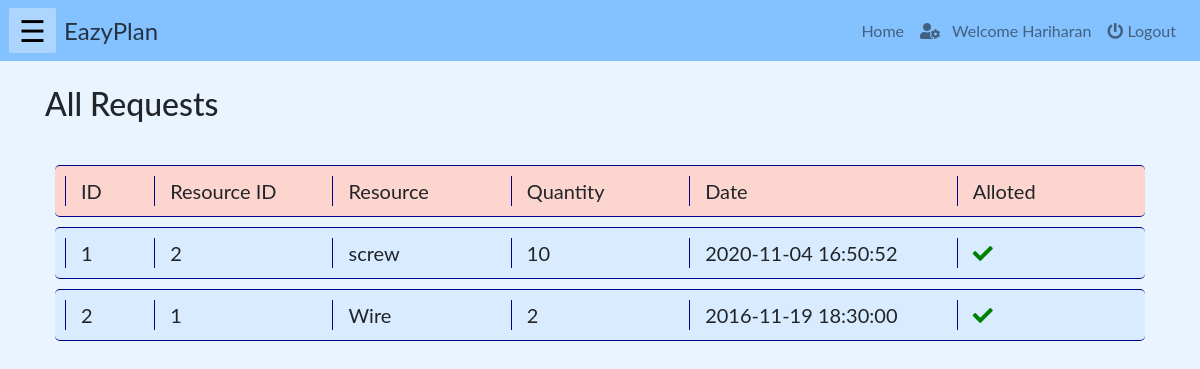
Before: /php/workerresourcereq.php (signed in) with the older database file.
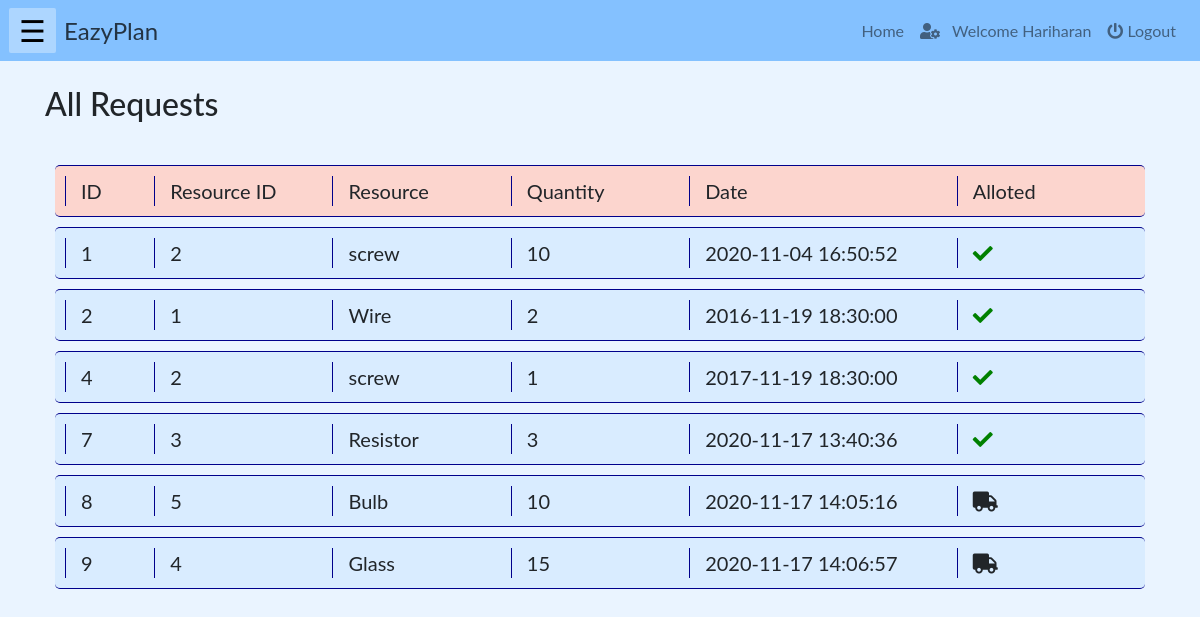
After: the same page with the newer database file.
### tables this page shows
CREATE TABLE `resourcerq` (
  `workerID` int(10) NOT NULL,
  `resourceID` int(10) NOT NULL,
  `rqQTY` int(10) NOT NULL,
  `dateRq` timestamp NOT NULL DEFAULT current_timestamp(),
  `dateAlot` timestamp NOT NULL DEFAULT current_timestamp(),
  `alot` tinyint(1) NOT NULL,
  `ReqId` int(11) NOT NULL
);

CREATE TABLE `resource` (
  `id` int(10) NOT NULL,
  `name` varchar(200) NOT NULL,
  `quantity` int(100) NOT NULL,
  `unit` varchar(50) NOT NULL,
  `cost` int(100) NOT NULL
);

### php/workerresourcereq.php (the view, shortened to what this page needs)
<!DOCTYPE html>
<html lang="en">
    <?php
        include("../php/headLinks.php");
        if(isset($_SESSION["name"]) && ( $_SESSION["role"]=='worker')){
    ?>
    <body>
        <?php
            include("../php/navbar.php");
        ?>
        <div class="container">
        <br><h2>All Requests</h2><br>
            <div class="row" id="heading">
                <div class="col-md-1" id="val" >ID</div>
                <div class="col-md-2" id="val" >Resource ID</div>
                <div class="col-md-2" id="val" >Resource</div>
                <div class="col-md-2" id="val" >Quantity</div>
                <div class="col-md-3" id="val" >Date</div>
                <div class="col-md-1" id="val" >Alloted</div>
            </div>
            <?php
                include("../connection/config.php");
                $sql1 ="select rq.dateRq as date, rq.ReqId ,rq.alot, rq.resourceID , rq.rqQTY, r.name as rname FROM resourcerq rq JOIN account w on rq.workerID = w.userid JOIN resource r on rq.resourceID = r.id where w.userid = '".$_SESSION['userId']."'";
                $requests = mysqli_query($db, $sql1);
                if (!$requests)
                {
                    printf("Error: %s\n", mysqli_error($db));
                    exit();
                }
                else{
                if(mysqli_num_rows($requests)==0)
                echo "<h3>No new Requests</h3>";
                else
                foreach($requests as $request)
                    {
            ?>
                    <div class="row" id="item">
                        <div class="col-md-1" id="val" ><?php echo $request['ReqId']; ?></div>
                        <div class="col-md-2" id="val" ><?php echo $request['resourceID']; ?></div>
                        <div class="col-md-2" id="val" ><?php echo $request['rname']; ?></div>
                        <div class="col-md-2" id="val"><?php echo $request['rqQTY'] ?></div>
                        <div class="col-md-3" id="val"><?php echo $request['date'] ?></div>
                        <div class="col-md-1" id="val">
                            <?php
                            if($request['alot']==0) {
                            echo '<span class="fas fa-truck" style="red" aria-hidden="true" id = r'.$request["ReqId"].' style="cursor:pointer;"></span>';
                            }
                            else{
                                echo '<span class="fas fa-check" style="color:green" aria-hidden="true" id = r'.$request["ReqId"].' style="cursor:pointer;"></span>';
                            }
                            ?></div>
                    </div>
            <?php
                }}
            ?>
        </div>
    </body>
    <?php
        }
    else{
    echo "<h3 style='color:red'>Login to access the page...</h3>";
    echo "<a href='./login.php'>Click here to login</a>";}
    ?>
</html>

Changed rows visible on the page:
added resourcerq: ReqId "4", resourceID "2", resourceID.name "screw", rqQTY "1", dateRq "2017-11-19 18:30:00"
added resourcerq: ReqId "7", resourceID "3", resourceID.name "Resistor", rqQTY "3", dateRq "2020-11-17 13:40:36"
added resourcerq: ReqId "8", resourceID "5", resourceID.name "Bulb", rqQTY "10", dateRq "2020-11-17 14:05:16"
added resourcerq: ReqId "9", resourceID "4", resourceID.name "Glass", rqQTY "15", dateRq "2020-11-17 14:06:57"
